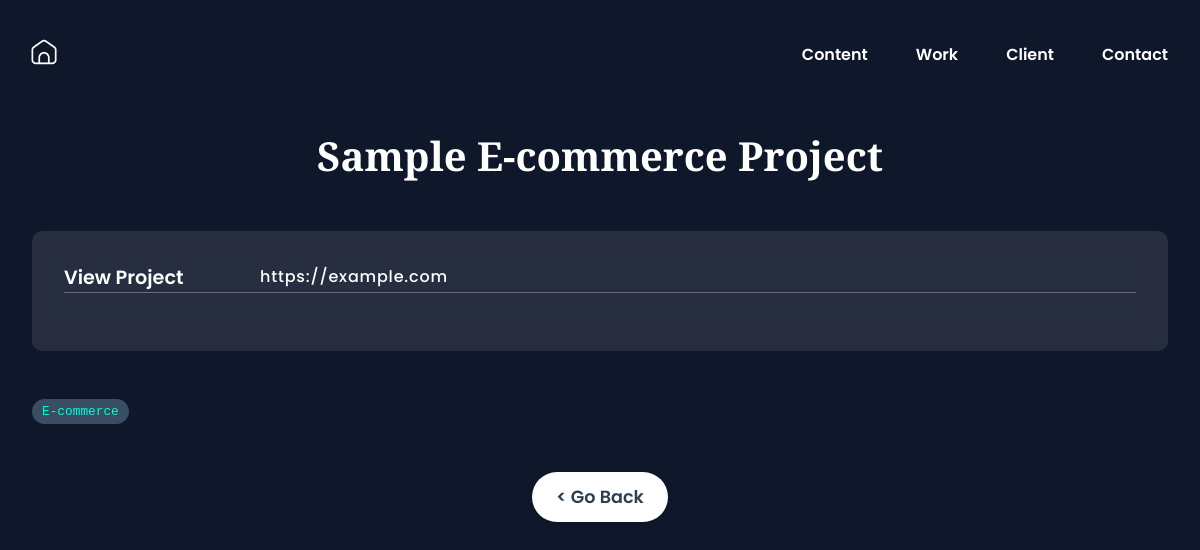
The page /ecommerce/1 on the database its author committed.
### portfolioapp/models.py (models this page shows, shortened)
class EcommerceProject(models.Model):
    title = models.CharField(max_length=128)
    description = models.TextField()
    image = models.ImageField(upload_to='images/ecommerce/')
    link = models.URLField(blank=True)
    date_posted = models.DateTimeField(auto_now_add=True, null=True)
    order = models.IntegerField(default=0)
    tags = models.ManyToManyField(Tag, blank=True)
    about_project = models.TextField(
        blank=True, help_text="About project section content")
    goals = models.TextField(blank=True, help_text="Goals section content")
    tools_apps = models.TextField(
        blank=True, help_text="Tools & Apps section content")
    design_process_image = models.ImageField(
        upload_to='images/ecommerce/process/', blank=True, help_text="Design process section image")
    user_interface_image = models.ImageField(
        upload_to='images/ecommerce/ui/', blank=True, help_text="User interface section image")
    mobile_design_image = models.ImageField(
        upload_to='images/ecommerce/mobile/', blank=True, help_text="Mobile design section image")
    product_pages_image = models.ImageField(
        upload_to='images/ecommerce/products/', blank=True, help_text="Product pages section image")
    checkout_flow_image = models.ImageField(
        upload_to='images/ecommerce/checkout/', blank=True, help_text="Checkout flow section image")
    others_image = models.ImageField(
        upload_to='images/ecommerce/others/', blank=True, help_text="Others section image")
    class Meta:
        ordering = ['order']
        verbose_name = 'E-commerce Design'
        verbose_name_plural = 'E-commerce Design'

class Tag(models.Model):
    name = models.CharField(max_length=50)

### portfolioapp/views.py (the view)
def ecommerce_detail(request, ecommerce_id):
    ecommerce_project = get_object_or_404(EcommerceProject, id=ecommerce_id)
    return render(request, 'portfolioapp/ecommerce_detail.html', {"ecommerce_project": ecommerce_project})

### portfolioapp/templates/portfolioapp/ecommerce_detail.html (shortened to what this page needs)
{% load static %}
<!DOCTYPE html>
<html lang="en">
  <head>
    <link
      rel="stylesheet"
      type="text/css"
      href="{% static 'css/styles.css' %}?v=2025-09-28-7"
    />
  </head>
  <body class="ecommerce-detail">
    <header>
      <nav class="navbar">
        <div class="logo">
          <a href="{% url 'home' %}"
            ><img src="{% static 'images/home.png' %}" alt="home logo"
          /></a>
        </div>
        <div class="nav-right">
          <ul class="nav-links">
            <li><a href="{% url 'home' %}#table-of-content">Content</a></li>
            <li><a href="{% url 'home' %}#previous-role">Work</a></li>
            <li><a href="{% url 'home' %}#client-experience">Client</a></li>
            <li><a href="{% url 'home' %}#contact">Contact</a></li>
          </ul>
        </div>
      </nav>
    </header>
    <div class="container">
      <section class="portfolio">
        <div class="page-title">
          <h1>{{ ecommerce_project.title }}</h1>
        </div>
        <div class="portfolio-detail">
          {% if ecommerce_project.link or ecommerce_project.about_project or ecommerce_project.goals or ecommerce_project.tools_apps %}
          <div class="content-container">
            {% if ecommerce_project.link %}
            <div class="content-row">
              <h4>View Project</h4>
              <p><a href="{{ ecommerce_project.link }}" target="_blank" class="project-link-inline">{{ ecommerce_project.link }}</a></p>
            </div>
            {% endif %}
          </div>
          {% endif %}
          <div class="tag-list-container">
            <ul class="tag-list">
              {% for tag in ecommerce_project.tags.all %}
              <li class="tag-item">{{ tag.name }}</li>
              {% endfor %}
            </ul>
          </div>
        </div>
      </section>
    </div>
    <div class="go-back-container">
      <a href="{% url 'home' %}" class="go-back-btn">< Go Back</a>
    </div>
  </body>
</html>

### static/css/styles.css (style rules this page uses)
* { margin: 0; padding: 0; box-sizing: border-box; }
html, body { background-color: #0f172a; min-height: 100%; image-rendering: -webkit-optimize-contrast; image-rendering: crisp-edges; }
body { overflow-x: hidden; }
img { max-width: 100%; height: auto; loading: lazy; image-rendering: -webkit-optimize-contrast; image-rendering: crisp-edges; will-change: transform; }
.container { max-width: 1200px; margin-inline: auto; padding: 0 2rem; }
.portfolio, .previous-role { scroll-margin-top: 100px; }
h1, h2 { font-family: "Libre Baskerville", serif; }
p, .nav-links li { font-family: "Poppins", sans-serif; }
.navbar { display: flex; justify-content: space-between; align-items: center; z-index: 1000; position: fixed; top: 0; left: 0; right: 0; max-width: 1200px; margin-inline: auto; padding-top: 2rem; padding: 2rem 2rem; }
.logo img { width: 3rem; margin-left: -0.5rem; position: relative; transition: transform 0.3s ease; }
.logo a { text-decoration: none; }
.nav-right { display: flex; align-items: center; margin-left: auto; }
.nav-links { display: flex; list-style: none; position: relative; gap: 3rem; }
.nav-links a { font-weight: 600; color: white; text-decoration: none; position: relative; }
.nav-links a::after { content: ""; position: absolute; left: 0; right: 0; bottom: -6px; height: 2px; background-color: white; transform: scaleX(0); transition: transform 0.2s ease; }
.portfolio p, .previous-role p, .client-experience p, .contact p, .table-of-content p { font-size: 1.2rem; color: #8297bd; margin: 1rem 0; display: block; }
.portfolio-detail p { width: 100% !important; margin: 0 !important; }
.content-container { background: rgba(255, 255, 255, 0.1); backdrop-filter: blur(10px); border-radius: 10px; padding: 2rem; margin-top: 3rem; gap: 1.6rem; min-height: 120px; position: relative; display: flex; flex-direction: column; align-items: flex-start; color: white; }
.content-row { display: flex; gap: 2rem; align-items: flex-start; padding-bottom: 1.6rem; width: 100%; position: relative; border-bottom: 1px solid rgba(255, 255, 255, 0.3); box-sizing: border-box; }
.content-row:last-child { margin-bottom: 0; padding-bottom: 0; border-bottom: none; }
.content-row h4 { flex: 0 0 120px; margin: 0; font-size: 1.2rem; font-weight: 600; color: white; min-width: 180px; font-family: "Poppins", sans-serif; }
.content-row p { flex: 1; font-size: 1rem; line-height: 1.7; color: white; text-align: left; letter-spacing: 0.8px; }
.tag-list { list-style: none; padding: 0; display: flex; flex-wrap: wrap; gap: 7.2px; }
.tag-item { background-color: #3b4d62; color: #03ffd5; padding: 5px 10px; border-radius: 25px; font-size: 0.8rem; font-weight: 500; display: inline-block; font-family: "Courier Prime", monospace; }
.portfolio { margin: 8rem 0; }
html { scroll-behavior: smooth; }
.ecommerce-detail .portfolio { margin-top: 8rem; }
.ecommerce-detail .page-title { text-align: center; margin-bottom: 3rem; }
.ecommerce-detail .page-title h1 { color: white; font-size: 2.5rem; margin-bottom: 1rem; }
.ecommerce-detail .content-container { margin-bottom: 3rem; }
.ecommerce-detail .content-row { display: flex !important; gap: 1rem !important; align-items: flex-start !important; width: 100% !important; position: relative !important; border-bottom: 1px solid rgba(255, 255, 255, 0.3) !important; box-sizing: border-box !important; }
.ecommerce-detail .content-row:last-child { margin-bottom: 0; padding-bottom: 0; border-bottom: none; }
.ecommerce-detail .tag-list-container { text-align: left; margin-top: 3rem; margin-bottom: 2rem; }
.ecommerce-detail .tag-list { justify-content: flex-start; }
.ecommerce-detail .go-back-container { text-align: center; margin: -5rem 0 8rem; }
.ecommerce-detail .go-back-btn { display: inline-block; background-color: white; color: #2c3e50; padding: 12px 24px; border-radius: 25px; text-decoration: none; font-weight: 600; font-size: 1.1rem; font-family: "Poppins", sans-serif; transition: all 0.3s ease; box-shadow: 0 2px 10px rgba(0, 0, 0, 0.1); }
.ecommerce-detail .project-link-inline { color: #ffffff; text-decoration: none; font-weight: 500; border-bottom: none; transition: all 0.3s ease; }

### rows shown on the page
EcommerceProject: title "Sample E-commerce Project", link "https://example.com"
Tag: name "E-commerce"
